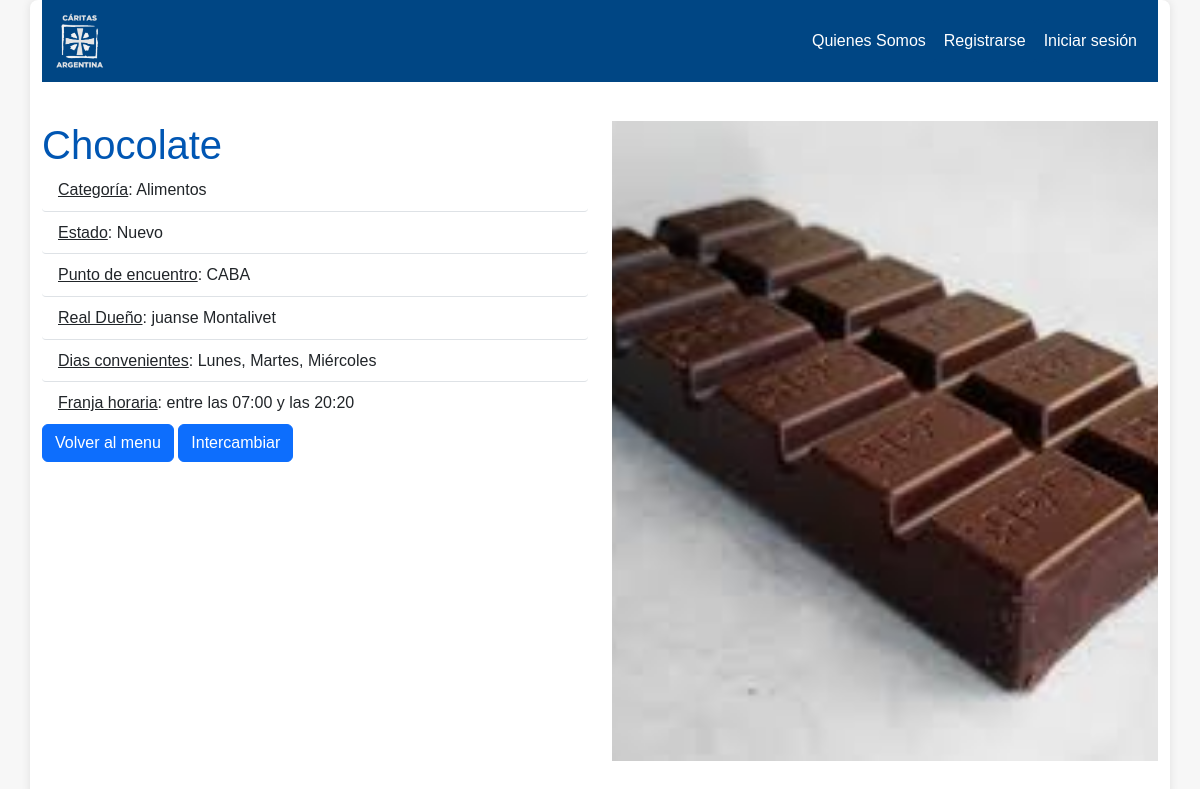
The page /ver_publicacion/22/ on the database as committed earlier.
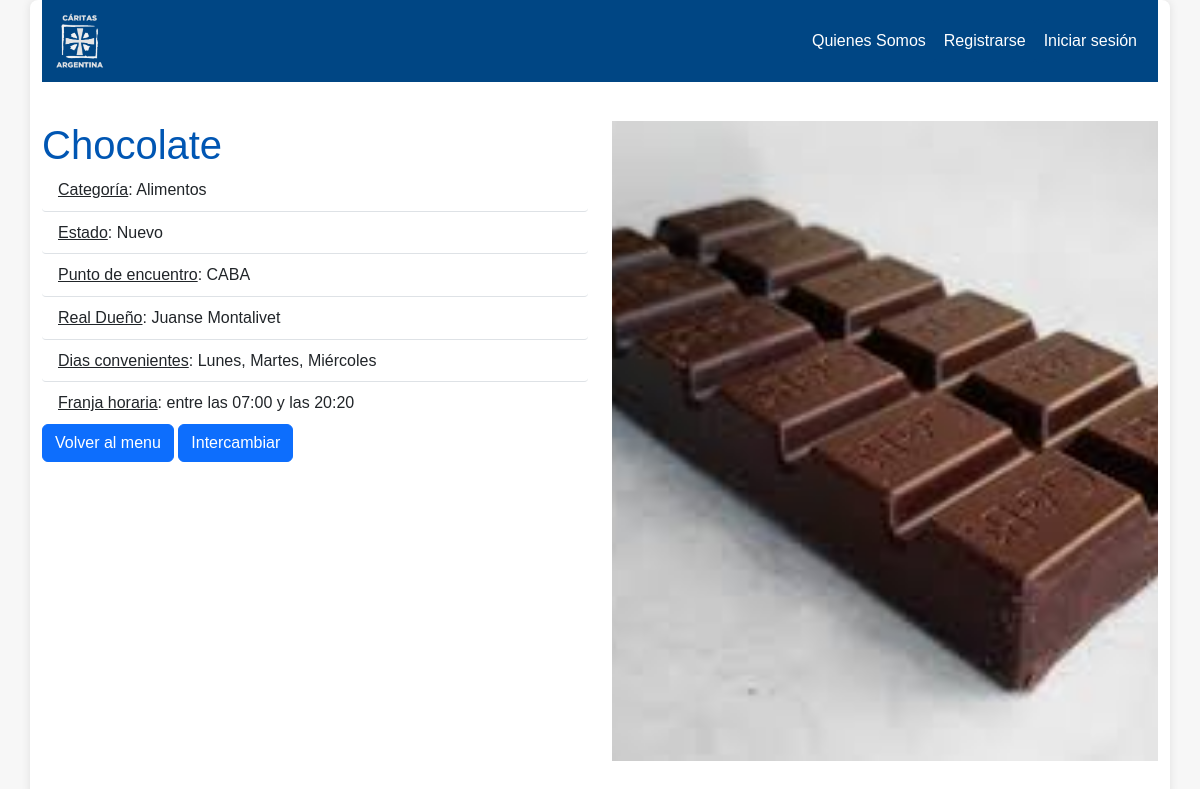
The same page on the database as committed later.
### intercambios_caritas/models.py (models this page shows, shortened)
class Publicacion(models.Model):
    PUNTOS_ENC = [
        ('La Plata', 'La Plata'),
        ('CABA', 'CABA'),
        ('Quilmes', 'Quilmes'),
        ('Temperley', 'Temperley'),
    ]
    CATEGORIAS = [
        ('Alimentos', 'Alimentos'),
        ('Ropa', 'Ropa'),
        ('Utiles escolares', 'Utiles escolares'),
        ('Artículos de limpieza', 'Artículos de limpieza'),
    ]
    ESTADOS = [
        ('Sin especificar', 'Sin especificar'),
        ('Usado', 'Usado'),
        ('Nuevo', 'Nuevo'),
    ]
    DIAS_SEMANA = [
        ('Lunes', 'Lunes'),
        ('Martes', 'Martes'),
        ('Miércoles', 'Miércoles'),
        ('Jueves', 'Jueves'),
        ('Viernes', 'Viernes'),
        ('Sábado', 'Sábado'),
        ('Domingo', 'Domingo'),
    ]
    nombre = models.CharField(max_length=50, blank=False, null=False)
    descripcion = models.CharField(max_length=280, blank=True, null=False, default="Sin descripción")
    imagen = models.ImageField()
    categoria = models.CharField(max_length=50, blank=False, null=False, choices=CATEGORIAS, default="Otros")
    estado = models.CharField(max_length=50, blank=False, null=False, choices=ESTADOS, default=ESTADOS[0][0])
    punto_encuentro = MultiSelectField(choices=PUNTOS_ENC, blank=True, max_length=100)
    dias_convenientes = MultiSelectField(choices=DIAS_SEMANA, blank=True, max_length=100)
    franja_horaria_inicio = models.TimeField(default=datetime.time(9,0,0)) # 9 AM
    franja_horaria_fin = models.TimeField(default=datetime.time(18,0,0)) # 6 PM
    franja_horaria = models.CharField(max_length=50, blank=True, null=True)
    usuario = models.ForeignKey(Usuario, on_delete=models.CASCADE, default=get_default_user)
    disponible_para_intercambio = models.BooleanField(default=True)
    FRANJA_HORARIA_REGEX = r'^entre las (\d{2}):(\d{2}) y las (\d{2}):(\d{2})$'

class Usuario(AbstractUser):
    telefono = models.CharField(max_length=20, blank=True)
    direccion = models.CharField(max_length=100, blank=True)
    nacimiento = models.DateField(blank=True, null=True)
    class Types(models.TextChoices):
        Administrador = "Administrador", "Administrador"
        Usuario = "Usuario", "Usuario"
        Moderador = "Moderador", "Moderador"
    rol = models.CharField(
        max_length=20, choices=Types.choices, default=Types.Usuario
    )
    class Filiales(models.TextChoices):
        CABA = 'CABA', 'CABA'
        Quilmes = 'Quilmes', 'Quilmes'
        Temperley = 'Temperley', 'Temperley'
        LaPlata = 'La Plata', 'La Plata'
    filial = models.CharField(
        max_length=20, choices=Filiales.choices, default=""
    )
    def __init__(self, *args, **kwargs):
        telefono = kwargs.pop('telefono', None)
        direccion = kwargs.pop('direccion', None)
        nacimiento = kwargs.pop('nacimiento', None)
        super().__init__(*args, **kwargs)
        if telefono is not None:
            self.telefono = telefono
        if direccion is not None:
            self.direccion = direccion
        if nacimiento is not None:
            self.nacimiento = nacimiento

### intercambios_caritas/views.py (the view)
# urls.py: path('ver_publicacion/<int:publicacion_id>/', views.ver_publicacion, name="ver_publicacion"),
def ver_publicacion(request, publicacion_id):
    publicacion = get_object_or_404(Publicacion, pk=publicacion_id)
    return render(request, 'publicacion/ver_publicacion.html', {'publicacion': publicacion})

### templates/publicacion/ver_publicacion.html (shortened to what this page needs)
{% extends 'layouts/base.html' %}
{% block content %}
{% include 'layouts/navbar.html' %}
<div class="d-flex justify-content-center align-items-center flex-grow-1">
    <div class="row">
        <div class="col-md-6">
            <h1>{{ publicacion.nombre }}</h1>
            <ul class="list-group list-group-flush">
                <li class="list-group-item"><u>Categoría</u>: {{ publicacion.categoria }}</li>
                <li class="list-group-item"><u>Estado</u>: {{ publicacion.estado }}</li>
                <li class="list-group-item"><u>Punto de encuentro</u>: {{ publicacion.punto_encuentro }}</li>
                <li class="list-group-item"><u>Real Dueño</u>: {{publicacion.usuario.get_full_name}}</li>
                <li class="list-group-item"><u>Dias convenientes</u>: {{ publicacion.dias_convenientes }}</li>
                <li class="list-group-item"><u>Franja horaria</u>: {{ publicacion.franja_horaria }}</li>
            </ul>
            <a href="{% url 'home' %}" class="btn btn-primary">Volver al menu</a>
            {% if user.is_authenticated %}
                {% if user == publicacion.usuario or publicacion.disponible_para_intercambio == False or user.isModerador or user.isAdmin %}
                    <button class="btn btn-primary" disabled>Intercambiar</button>
                {% else %}
                    <a href="{% url 'crear_oferta' publicacion.id %}" class="btn btn-primary">Intercambiar</a>
                {% endif %}
            {% else %}
                <a href="{% url 'signin' %}" class="btn btn-primary">Intercambiar</a>
            {% endif %}
        </div>
        <div class="col-md-6">
            <img src="{{ publicacion.imagen.url }}" class="img-fluid" alt="Imagen de la publicación"
                style="width: 860px; height: 640px; object-fit: cover;">
        </div>
    </div>
</div>
{% endblock %}

Rows that differ between the two databases and show on the page:
changed through a linked row, Publicacion "Chocolate": usuario.get_full_name "juanse Montalivet" → "Juanse Montalivet"
